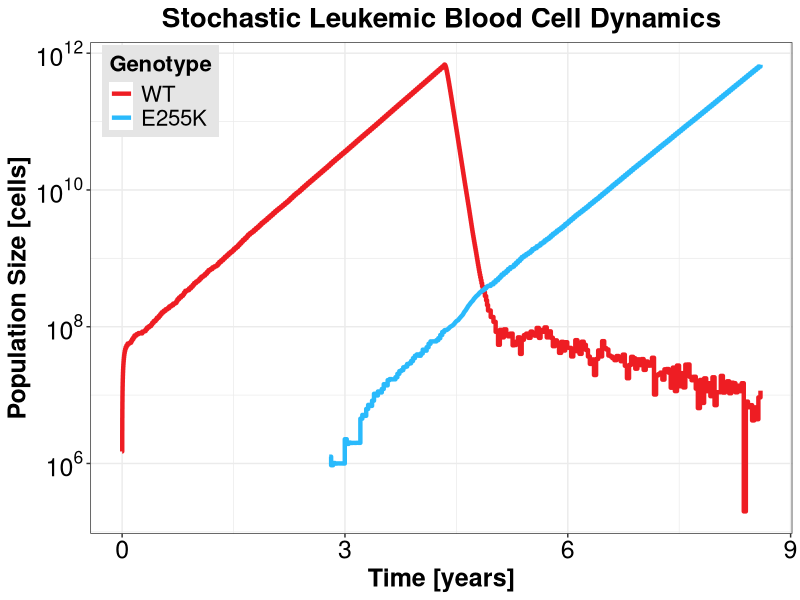

This chart was generated by the following R code:
## ---- chunk 1
knitr::opts_chunk$set(echo = TRUE)
setwd("C:/Users/Scott/Box Sync/MutBias/Figures/Figure4/Figure4B")
library(ggplot2)
library(reshape)
rm(list=ls())
## ---- chunk 2

df = read.csv("OutgrowthFigure.csv",header=F)
colnames(df) = c("time","WT","E255K")
df[df==0] = NA

ggplot(df,aes(x=time/365))+theme_bw()+
  geom_step(aes(y=log10(WT),color=factor("WT",levels=c("WT","E255K"))),size=1.5)+
  geom_step(aes(y=log10(E255K),color=factor("E255K",levels=c("WT","E255K"))),size=1.5)+
  xlab("Time [years]")+ylab("Population Size [cells]")+
  ggtitle("Stochastic Leukemic Blood Cell Dynamics")+
  scale_y_continuous(breaks=c(6,8,10,12),labels=parse(text=c("10^6","10^8","10^10","10^12")))+
  scale_x_continuous(breaks=c(0,3,6,9))+
  scale_color_manual(values=c("#ee1d23","#2abafc"),name="Genotype")+
  theme(
    plot.title=element_text(size=20,face="bold",hjust=0.5),
    axis.title=element_text(size=18,face="bold"),
    axis.text=element_text(size=18,color="black"),
    legend.position=c(0.1,0.9),
    legend.background=element_rect(fill="gray90"),
    legend.text=element_text(size=16),
    legend.title=element_text(size=16,face="bold")
  )

# ggsave("OutgrowthFigure.pdf",width=8,height=7)
